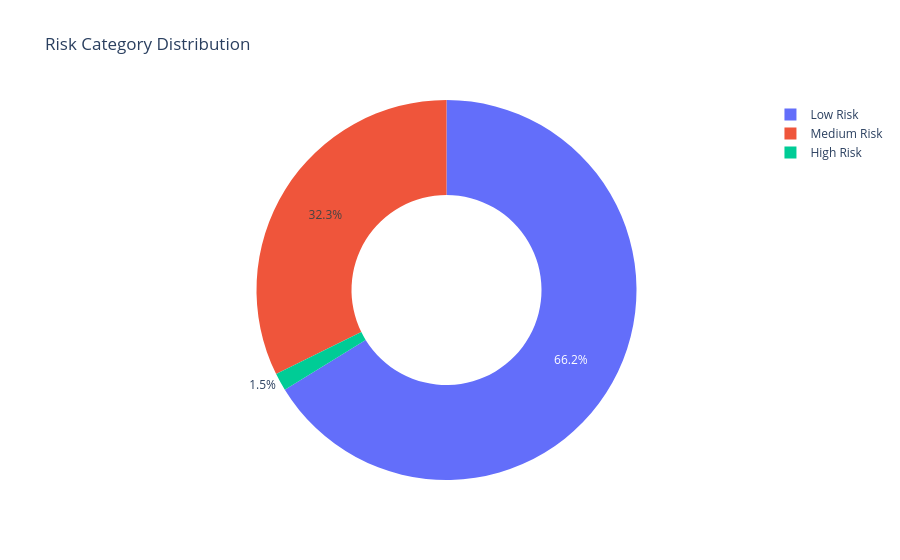

Write notebook code for a chart like this one.
### Markdown cell above
🟡 3. Risk Category Distribution (Donut Chart)

### Code cell
import pandas as pd
import plotly.express as px

df = pd.read_csv("company_esg_financial_dataset.csv")

df = df.dropna(subset=["CompanyName","Year","ESG_Overall","CarbonEmissions","Revenue","ProfitMargin"])

latest = df.sort_values(["CompanyName","Year"]).groupby("CompanyName").tail(1)

latest["EmissionIntensity"] = latest["CarbonEmissions"] / latest["Revenue"]

latest["Risk Score"] = (
    0.5*(100-latest["ESG_Overall"]) +
    0.35*((latest["EmissionIntensity"]-latest["EmissionIntensity"].min()) /
    (latest["EmissionIntensity"].max()-latest["EmissionIntensity"].min()+1e-9))*100 +
    0.15*((20-latest["ProfitMargin"]).clip(0,40)*2.5)
).clip(0,100)

def categorize(score):
    if score >= 70:
        return "High Risk"
    elif score >= 40:
        return "Medium Risk"
    else:
        return "Low Risk"

latest["Risk Category"] = latest["Risk Score"].apply(categorize)

counts = latest["Risk Category"].value_counts().reset_index()
counts.columns = ["Risk Category", "Count"]

fig = px.pie(
    counts,
    names="Risk Category",
    values="Count",
    hole=0.5,
    title="Risk Category Distribution"
)

fig.show()

### Figure 1 — Plotly figure (JSON) as saved in the notebook; plotly's stock layout.template omitted (floating-point values rounded to 4 significant figures)
{"data": [{"domain": {"x": [0, 1], "y": [0, 1]}, "hole": 0.5, "hovertemplate": "Risk Category=%{label}<br>Count=%{value}<extra></extra>", "labels": ["Low Risk", "Medium Risk", "High Risk"], "legendgroup": "", "name": "", "showlegend": true, "type": "pie", "values": [662, 323, 15]}], "layout": {"legend": {"tracegroupgap": 0}, "title": {"text": "Risk Category Distribution"}}}
